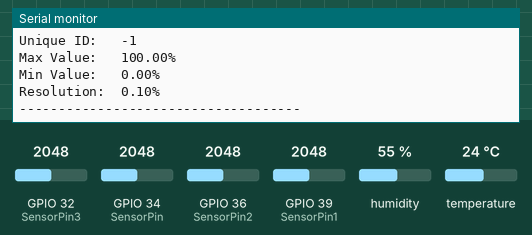
Bench run of a sketch on a simulated ESP32. Parts: the last lines printed to the serial monitor. The inputs (shaded band) are chosen by the test bench; at power-on: humidity 55 %, GPIO 32 (SensorPin3) = 2048, GPIO 34 (SensorPin) = 2048, GPIO 36 (SensorPin2) = 2048, GPIO 39 (SensorPin1) = 2048, temperature 24 °C. WiFi joins after 1.5 s; servers stay silent unless stated; uploads are accepted with an empty reply.

Above: at 3.1 s.
3.2 s: humidity set to 22 %
At 5.3 s:
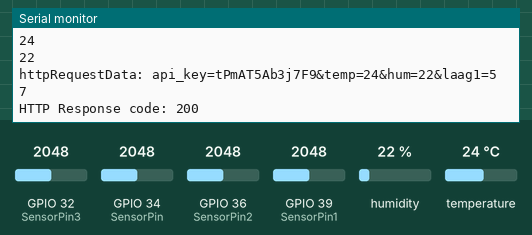
7.7 s: GPIO 32 (SensorPin3) set to 2866
At 10.52 s:
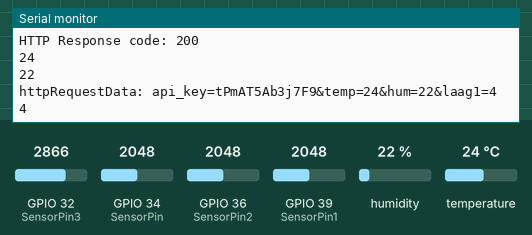
12.2 s: GPIO 34 (SensorPin) set to 2866
At 15.0 s:
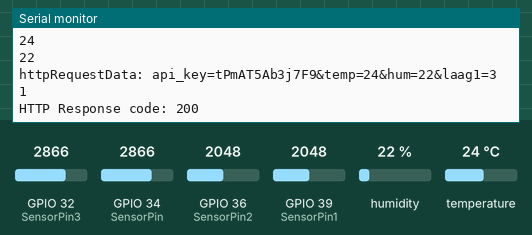
16.7 s: GPIO 36 (SensorPin2) set to 2866
At 17.8 s:
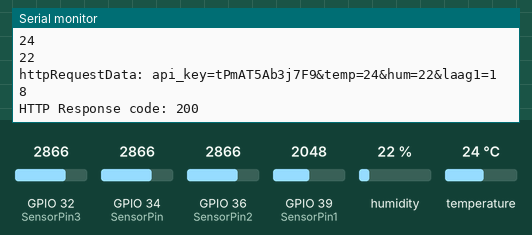
21.2 s: GPIO 39 (SensorPin1) set to 2866
At 24.6 s:
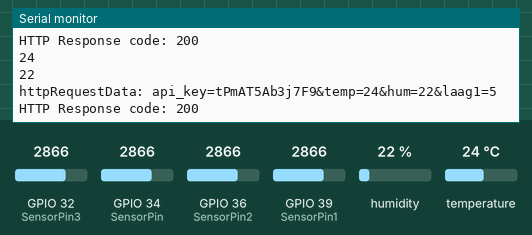
25.7 s: temperature set to 12 °C
At 27.4 s:
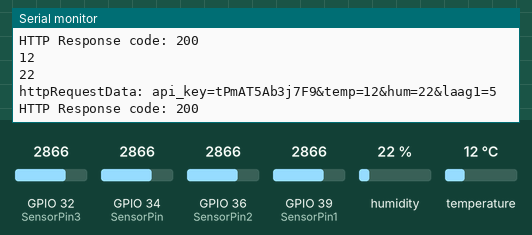
Timing chart, 0 to 28.9 s (numbered marks = the images above; inputs shaded):
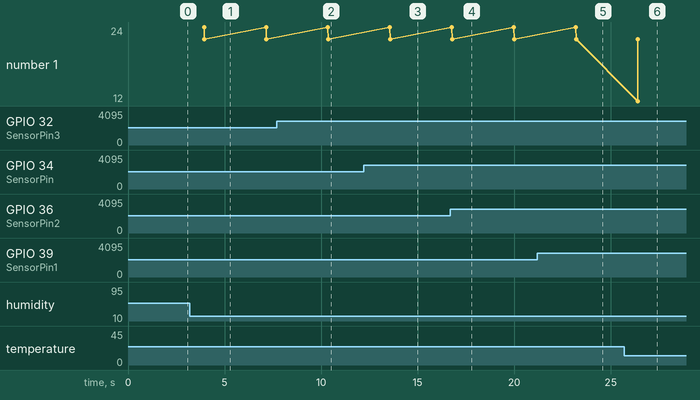

The sketch:

pompoen2.ino
```cpp
// (licence header left out)
// REQUIRES the following Arduino libraries:
// - DHT Sensor Library: https://github.com/adafruit/DHT-sensor-library
// - Adafruit Unified Sensor Lib: https://github.com/adafruit/Adafruit_Sensor

#ifdef ESP32
#include <WiFi.h>
#include <HTTPClient.h>
#else
#include <ESP8266WiFi.h>
#include <ESP8266HTTPClient.h>
#include <WiFiClient.h>
#endif

#include <SPI.h>
#include <Wire.h>

const int AirValue = 2950;
const int WaterValue = 1375;
const int SensorPin = 34;
const int SensorPin1 = 39;
const int SensorPin2 = 36;
const int SensorPin3 = 32;

int soilMoistureValue1 = 0;
int soilMoistureValue2 = 0;
int soilMoistureValue3 = 0;
int soilMoistureValue4 = 0;
int soilmoisturepercent = 0;
int gemiddelde = 0;

const char* ssid     = "pompoen";
const char* password = "IoTpompoen";

const char* serverName = "http://192.168.227.251/post-esp-data1.php";

String apiKeyValue = "tPmAT5Ab3j7F9";

#include <Adafruit_Sensor.h>
#include <DHT.h>
#include <DHT_U.h>

#define DHTPIN 33     // Digital pin connected to the DHT sensor

// Feather HUZZAH ESP8266 note: use pins 3, 4, 5, 12, 13 or 14 --
// Pin 15 can work but DHT must be disconnected during program upload.

// Uncomment the type of sensor in use:
//#define DHTTYPE    DHT11     // DHT 11
#define DHTTYPE    DHT22     // DHT 22 (AM2302)
//#define DHTTYPE    DHT21     // DHT 21 (AM2301)

// See guide for details on sensor wiring and usage:
//   https://learn.adafruit.com/dht/overview

DHT_Unified dht(DHTPIN, DHTTYPE);


uint32_t delayMS;

void setup() {
  Serial.begin(9600);
  WiFi.begin(ssid, password);
  Serial.println("Connecting");
  while (WiFi.status() != WL_CONNECTED) {
    delay(500);
    Serial.print(".");
  }
  Serial.println("");
  Serial.print("Connected to WiFi network with IP Address: ");
  Serial.println(WiFi.localIP());


  // Initialize device.
  dht.begin();

  Serial.println(F("DHTxx Unified Sensor Example"));
  // Print temperature sensor details.
  sensor_t sensor;
  dht.temperature().getSensor(&sensor);

  Serial.println(F("------------------------------------"));
  Serial.println(F("Temperature Sensor"));
  Serial.print  (F("Sensor Type: ")); Serial.println(sensor.name);
  Serial.print  (F("Driver Ver:  ")); Serial.println(sensor.version);
  Serial.print  (F("Unique ID:   ")); Serial.println(sensor.sensor_id);
  Serial.print  (F("Max Value:   ")); Serial.print(sensor.max_value); Serial.println(F("°C"));
  Serial.print  (F("Min Value:   ")); Serial.print(sensor.min_value); Serial.println(F("°C"));
  Serial.print  (F("Resolution:  ")); Serial.print(sensor.resolution); Serial.println(F("°C"));
  Serial.println(F("------------------------------------"));
  // Print humidity sensor details.
  dht.humidity().getSensor(&sensor);

  Serial.println(F("Humidity Sensor"));
  Serial.print  (F("Sensor Type: ")); Serial.println(sensor.name);
  Serial.print  (F("Driver Ver:  ")); Serial.println(sensor.version);
  Serial.print  (F("Unique ID:   ")); Serial.println(sensor.sensor_id);
  Serial.print  (F("Max Value:   ")); Serial.print(sensor.max_value); Serial.println(F("%"));
  Serial.print  (F("Min Value:   ")); Serial.print(sensor.min_value); Serial.println(F("%"));
  Serial.print  (F("Resolution:  ")); Serial.print(sensor.resolution); Serial.println(F("%"));
  Serial.println(F("------------------------------------"));
  // Set delay between sensor readings based on sensor details.
  delayMS = sensor.min_delay / 1000;
}

void loop() {
  // Delay between measurements

  delay(delayMS);
  // Get temperature event and print its value.


  if (WiFi.status() == WL_CONNECTED) {
    WiFiClient client;
    HTTPClient http;

    // Your Domain name with URL path or IP address with path
    http.begin(client, serverName);

    sensors_event_t event;
    dht.temperature().getEvent(&event);
    int temp1 = event.temperature;
    Serial.println(temp1);
    dht.humidity().getEvent(&event);
    int hum1 = event.relative_humidity;
    Serial.println(hum1);


    soilMoistureValue1 = analogRead(SensorPin);  //put Sensor insert into soil
    soilMoistureValue2 = analogRead(SensorPin1);  //put Sensor insert into soil
    soilMoistureValue3 = analogRead(SensorPin2);  //put Sensor insert into soil
    soilMoistureValue4 = analogRead(SensorPin3);  //put Sensor insert into soil
    gemiddelde = (soilMoistureValue1 + soilMoistureValue2 + soilMoistureValue3 + soilMoistureValue4) / 4;
    soilmoisturepercent = map(gemiddelde, AirValue, WaterValue, 0, 100);
    int gemgem = 0;
    if (soilmoisturepercent > 100)
    {
      gemgem = 100;
    }
    else if (soilmoisturepercent < 0)
    {
      gemgem = 0;
    }
    else if (soilmoisturepercent >= 0 && soilmoisturepercent <= 100)
    {
      gemgem = soilmoisturepercent;

    }


    http.addHeader("Content-Type", "application/x-www-form-urlencoded");
    String httpRequestData = "api_key=" + apiKeyValue + "&temp=" + temp1
                             + "&hum=" + hum1 + "&laag1=" + gemgem + "";
    Serial.print("httpRequestData: ");
    Serial.println(httpRequestData);

    int httpResponseCode = http.POST(httpRequestData);

    if (httpResponseCode > 0) {
      Serial.print("HTTP Response code: ");
      Serial.println(httpResponseCode);
    }
    else {
      Serial.print("Error code: ");
      Serial.println(httpResponseCode);
    }
    // Free resources
    http.end();
  }
  delay(1000);

}
```

Measured:
- after the input at 3.2 s, the serial monitor: prints a new line after 0.74 s (image 1)
- after the input at 7.7 s, the serial monitor: prints a new line after 2.7 s (image 2)
- after the input at 12.2 s, the serial monitor: prints a new line after 1.4 s (image 3)
- after the input at 16.7 s, the serial monitor: prints a new line after 0.08 s (image 4)
- after the input at 21.2 s, the serial monitor: prints a new line after 2.0 s (image 5)
- after the input at 25.7 s, the serial monitor: prints a new line after 0.71 s (image 6)
